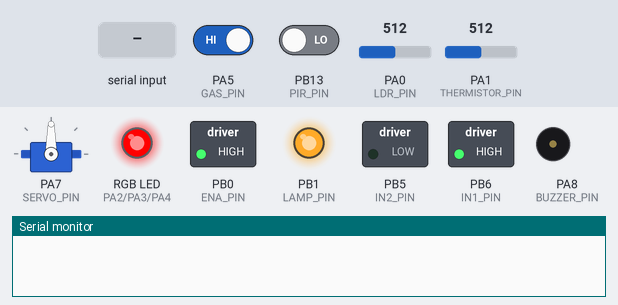
Bench run of a sketch on a simulated STM32 Blue Pill. Parts: servo, switched loads named in the sketch (green lamp = pin HIGH), an RGB LED mixed from three pins (HIGH = lit), output pins drawn as LEDs (lit = HIGH), buzzer (waves = sounding, pin HIGH), the last lines printed to the serial monitor. The test bench sets the inputs (shaded band); at power-on: PA1 (THERMISTOR_PIN) = 512, PA5 (GAS_PIN) HIGH, PA0 (LDR_PIN) = 512, PB13 (PIR_PIN) LOW (analog values on the 0–1023 scale).

Above: at 2.2 s.
2.3 s: PA1 (THERMISTOR_PIN) set to 0
At 3.5 s:
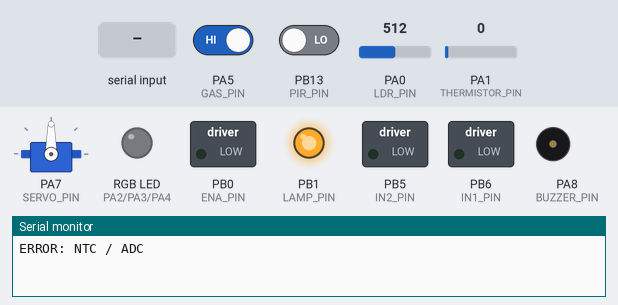
3.8 s: "CRY:ON\n" received over Serial
At 4.7 s:
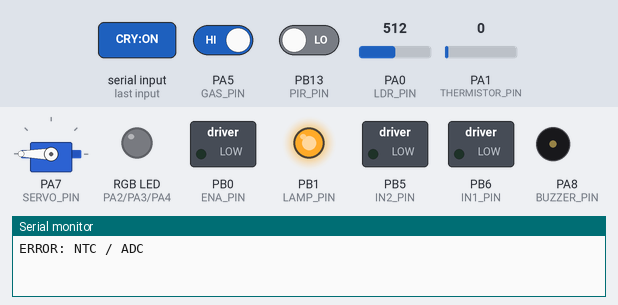
6.8 s: PA5 (GAS_PIN) driven LOW
At 7.2 s:
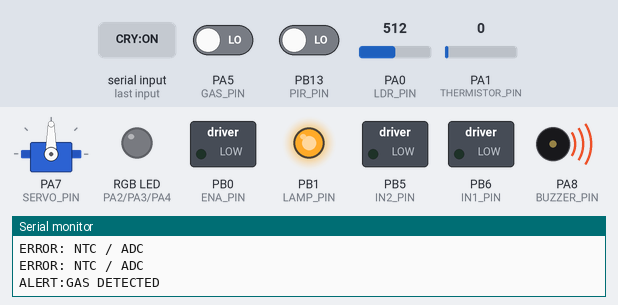
9.8 s: PA0 (LDR_PIN) set to 486
At 10.2 s:
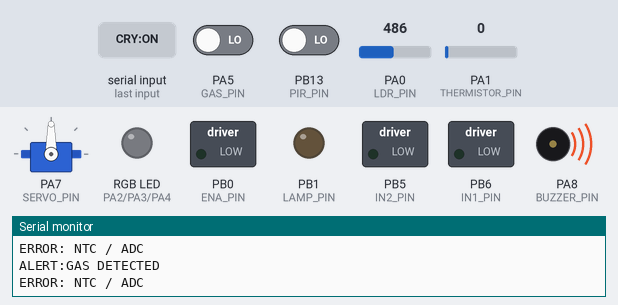
12.8 s: PA1 (THERMISTOR_PIN) set to 35
At 15.2 s:
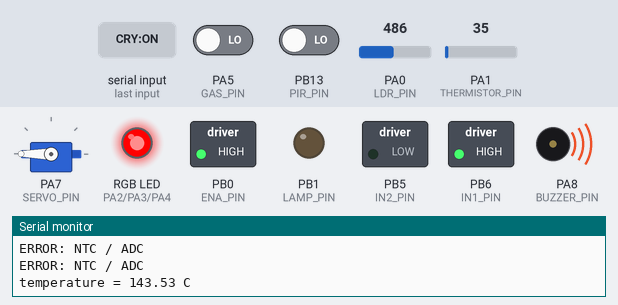
15.8 s: PA5 (GAS_PIN) driven HIGH
At 16.2 s:
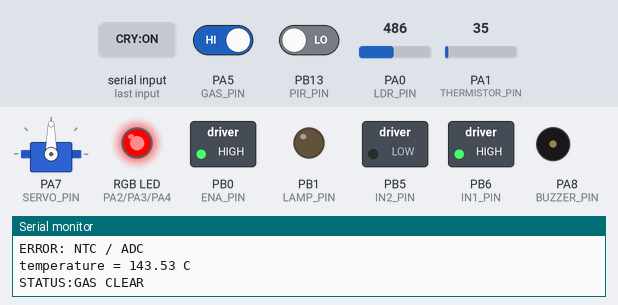
Timing chart, 0 to 19.8 s (numbered marks = the images above; inputs shaded):
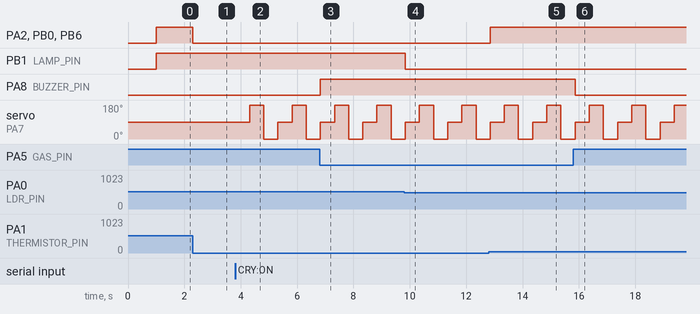

Measured:
- the behaviour switches between 500 and 499 on PA0 (LDR_PIN) (found by bisection; images 3 and 4)
- after the input at 2.3 s, PA2 (RED_PIN), PB0 (ENA_PIN), PB6 (IN1_PIN): HIGH → LOW at once
- after the input at 3.8 s, servo on PA7 (SERVO_PIN): 90° → 180° after 0.51 s, → 0° 0.50 s later, → 90° 0.50 s later, → 180° 0.50 s later, … (5 changes in this stretch)
- after the input at 6.8 s, PA8 (BUZZER_PIN): LOW → HIGH at once
- after the input at 9.8 s, PB1 (LAMP_PIN): HIGH → LOW at once
- after the input at 12.8 s, PA2 (RED_PIN), PB0 (ENA_PIN), PB6 (IN1_PIN): LOW → HIGH after 0.05 s
- after the input at 15.8 s, PA8 (BUZZER_PIN): HIGH → LOW after 0.06 s

The sketch:

project_code.ino
```cpp
#include <Servo.h>
#include <math.h>

// =====================================================
// RGB LED - COMMON CATHODE
// =====================================================
#define RED_PIN    PA2
#define GREEN_PIN  PA3
#define BLUE_PIN   PA4

// =====================================================
// NTC THERMISTOR (Powered by 5V - Standard Config)
// =====================================================
#define THERMISTOR_PIN PA1

#define SERIES_RESISTOR     10000.0
#define NOMINAL_RESISTANCE 10000.0
#define NOMINAL_TEMPERATURE 25.0
#define BETA_COEFFICIENT   3950.0

// =====================================================
// FAN MOTOR (L293D)
// =====================================================
#define ENA_PIN PB0 // PWM pin for speed control
#define IN1_PIN PB6 // Motor direction 1
#define IN2_PIN PB5 // Motor direction 2

// =====================================================
// PIR
// =====================================================
#define PIR_PIN PB13

// =====================================================
// GAS SENSOR DIGITAL
// =====================================================
#define GAS_PIN PA5

// =====================================================
// BUZZER
// =====================================================
#define BUZZER_PIN PA8

// =====================================================
// SERVO
// =====================================================
#define SERVO_PIN PA7
Servo serv;

// =====================================================
// LDR & LAMP
// =====================================================
#define LDR_PIN PA0
#define LDR_THRESHOLD 2000
#define LAMP_PIN PB1

// =====================================================
// SYSTEM TIMING & FLAGS
// =====================================================
unsigned long current_millis = 0;

// Servo variables
unsigned long last_servo_time = 0;
uint8_t servo_step = 0;
bool baby_crying = false;

// PIR variables
unsigned long time_of_motion[4] = {0, 0, 0, 0};
uint8_t motion_index = 0;
bool last_sensor_state = LOW;
bool baby_awake = false;

// Gas and Temp variables
bool gas_alert = false;
unsigned long last_temp_time = 0;


// =====================================================
// READ NTC TEMPERATURE
// =====================================================
float readNTCTemperature()
{
  int adcValue = analogRead(THERMISTOR_PIN);

  if (adcValue <= 0 || adcValue >= 4095)
  {
    return NAN;
  }

  // 1. تحويل القراءة الرقمية لفولت (بناءً على إن الـ STM بيقرا بحد أقصى 3.3V)
  float voltageOut = ((float)adcValue / 4095.0) * 3.3;

  if(voltageOut >= 5.0 || voltageOut <= 0.0) return NAN;

  // 2. المعادلة الصحيحة للموديول بتاعك (NTC متوصل بالأرضي ومصدر الطاقة 5V)
  // R_ntc = 10k * Vout / (5V - Vout)
  float resistance = SERIES_RESISTOR * voltageOut / (5.0 - voltageOut);

  // 3. معادلة Beta
  float steinhart;
  steinhart = resistance / NOMINAL_RESISTANCE;
  steinhart = log(steinhart);
  steinhart /= BETA_COEFFICIENT;
  steinhart += 1.0 / (NOMINAL_TEMPERATURE + 273.15);
  steinhart = 1.0 / steinhart;
  steinhart -= 273.15;

  return steinhart;
}


// =====================================================
// TEMPERATURE -> RGB & FAN MOTOR (L293D)
// =====================================================
void updateRGB_and_FAN(float temp)
{
  // أقل 25°C -> BLUE (Fan OFF)
  if (temp < 25.0)
  {
    digitalWrite(RED_PIN, LOW);
    digitalWrite(GREEN_PIN, LOW);
    digitalWrite(BLUE_PIN, HIGH);

    digitalWrite(IN1_PIN, LOW);
    digitalWrite(IN2_PIN, LOW);
    analogWrite(ENA_PIN, 0);
  }
  // 25°C إلى 30°C -> GREEN (Fan 50%)
  else if (temp >= 25.0 && temp < 30.0)
  {
    digitalWrite(RED_PIN, LOW);
    digitalWrite(GREEN_PIN, HIGH);
    digitalWrite(BLUE_PIN, LOW);

    digitalWrite(IN1_PIN, HIGH);
    digitalWrite(IN2_PIN, LOW);
    analogWrite(ENA_PIN, 127);
  }
  // أكبر من 30°C -> RED (Fan 100%)
  else
  {
    digitalWrite(RED_PIN, HIGH);
    digitalWrite(GREEN_PIN, LOW);
    digitalWrite(BLUE_PIN, LOW);

    digitalWrite(IN1_PIN, HIGH);
    digitalWrite(IN2_PIN, LOW);
    analogWrite(ENA_PIN, 255);
  }
}


// =====================================================
// PIR
// =====================================================
void checkPIR()
{
  int current_sensor_state = digitalRead(PIR_PIN);
  static unsigned long last_motion_time = 0;

  if (baby_awake && (current_millis - last_motion_time > 15000)) {
    baby_awake = false;
    Serial.println("Baby Returned to sleep");
  }

  if (current_sensor_state == HIGH) {
    last_motion_time = current_millis;
  }

  if (current_sensor_state == HIGH && last_sensor_state == LOW)
  {
    if (!baby_awake) {
      Serial.println("BABY AWAKE ALERT!");
      baby_awake = true;
    }
  }
  last_sensor_state = current_sensor_state;
}

// =====================================================
// GAS DIGITAL DO -> BUZZER
// =====================================================
void checkGas()
{
  int gasState = digitalRead(GAS_PIN);

  if (gasState == LOW)
  {
    digitalWrite(BUZZER_PIN, HIGH);
    if (!gas_alert) {
      gas_alert = true;
      Serial.println("ALERT:GAS DETECTED");
    }
  }
  else
  {
    digitalWrite(BUZZER_PIN, LOW);
    if (gas_alert) {
      gas_alert = false;
      Serial.println("STATUS:GAS CLEAR");
    }
  }
}

// =====================================================
// LDR -> LAMP
// =====================================================
void checkLDR()
{
  int lightValue = analogRead(LDR_PIN);

  if (lightValue < LDR_THRESHOLD)
  {
    digitalWrite(LAMP_PIN, LOW);
  }
  else
  {
    digitalWrite(LAMP_PIN, HIGH);
  }
}

// =====================================================
// SERVO BED FUNCTION
// =====================================================
void servo_bed(void){
  if(baby_crying){
    if(current_millis - last_servo_time >= 500){
      last_servo_time = current_millis;
      switch (servo_step) {
      case 0: // 0 deg (center)
        serv.write(90);
        break;
      case 1: // +90 deg (to the right)
        serv.write(180);
        break;
      case 2: // -90 deg (to the left)
        serv.write(0);
        break;
      }
      servo_step = (servo_step + 1) % 3;
    }
  }
  else {
    serv.write(90);
    servo_step = 0;
  }
}

// =====================================================
// SETUP
// =====================================================
void setup()
{
  analogReadResolution(12);

  pinMode(RED_PIN, OUTPUT);
  pinMode(GREEN_PIN, OUTPUT);
  pinMode(BLUE_PIN, OUTPUT);
  digitalWrite(RED_PIN, LOW);
  digitalWrite(GREEN_PIN, LOW);
  digitalWrite(BLUE_PIN, LOW);

  pinMode(ENA_PIN, OUTPUT);
  pinMode(IN1_PIN, OUTPUT);
  pinMode(IN2_PIN, OUTPUT);
  digitalWrite(IN1_PIN, LOW);
  digitalWrite(IN2_PIN, LOW);
  analogWrite(ENA_PIN, 0);

  pinMode(THERMISTOR_PIN, INPUT);
  pinMode(PIR_PIN, INPUT);
  pinMode(GAS_PIN, INPUT);
  pinMode(LDR_PIN, INPUT);

  pinMode(BUZZER_PIN, OUTPUT);
  digitalWrite(BUZZER_PIN, LOW);

  pinMode(LAMP_PIN, OUTPUT);
  digitalWrite(LAMP_PIN, LOW);

  serv.attach(SERVO_PIN);
  serv.write(90);

  Serial.begin(9600);
  delay(1000);
}

// =====================================================
// LOOP
// =====================================================
void loop()
{
  current_millis = millis();

  if (Serial.available() > 0) {
    String recievd_message = Serial.readStringUntil('\n');
    recievd_message.trim();
    if (recievd_message == "CRY:ON") {
      baby_crying = true;
    }
    else if (recievd_message == "CRY:OFF") {
      baby_crying = false;
    }
  }

  // 1. Read Temperature
  float temperature = readNTCTemperature();

  if (!isnan(temperature))
  {
    if (current_millis - last_temp_time >= 3000) {
      last_temp_time = current_millis;
      Serial.print("temperature = ");
      Serial.print(temperature);
      Serial.println(" C");
    }

    updateRGB_and_FAN(temperature);
  }
  else
  {
    if (current_millis - last_temp_time >= 3000) {
      last_temp_time = current_millis;
      Serial.println("ERROR: NTC / ADC");
    }
    digitalWrite(RED_PIN, LOW);
    digitalWrite(GREEN_PIN, LOW);
    digitalWrite(BLUE_PIN, LOW);

    digitalWrite(IN1_PIN, LOW);
    digitalWrite(IN2_PIN, LOW);
    analogWrite(ENA_PIN, 0);
  }

  // 2. Process other sensors
  checkPIR();
  checkGas();
  checkLDR();
  servo_bed();

  delay(100);
}
```
